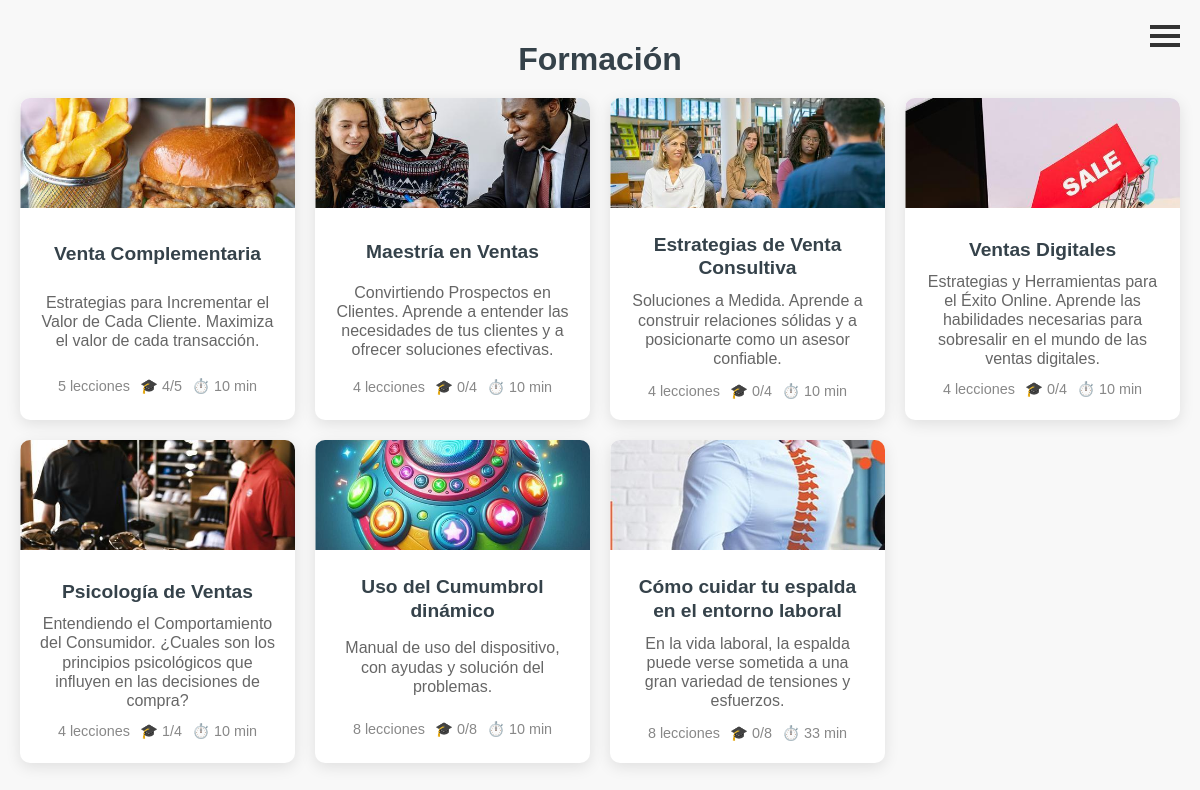
Screenshot of / (signed in) with the database file from the repository.
### cursos/models.py (models this page shows, shortened)
class Curso(models.Model):
    titulo = models.CharField(max_length=100)
    explicacion = models.CharField(max_length=400)
    miniexplicacion = models.TextField()
    duracion = models.PositiveIntegerField()  # Duración en minutos
    fecha_creacion = models.DateField(default=timezone.now)
    puntos = models.SmallIntegerField()
    miniatura = models.ImageField(upload_to='images/miniaturas/')

### cursos/views.py (the view)
@login_required
def lista_cursos(request):
    cursos = Curso.objects.filter(fecha_creacion__lte=timezone.now()).order_by('fecha_creacion')
    lecciones_por_curso = []
    for curso in cursos:
        total_lecciones = curso.leccion_set.count()
        lecciones_completadas = UsuarioLeccion.objects.filter(usuario=request.user, leccion__curso=curso, completada=True).count()
        lecciones_por_curso.append((curso, total_lecciones, lecciones_completadas))
        lecciones_por_curso.sort(key=lambda x: x[1] == x[2])  # Pone los completados al final
    total_lecciones = sum(conteo for _, conteo, _ in lecciones_por_curso)
    return render(request, 'cursos/lista_cursos.html', {'lecciones_por_curso': lecciones_por_curso, 'total_lecciones': total_lecciones})

### cursos/templates/cursos/lista_cursos.html
{% extends 'cursos/base.html' %}
{% load static %}
{% block content %}
<section class="course-categories">
    <div class="titulo">
        <h2><a href="/">Formación</a></h2>
    </div>
    <div class="categories-grid">
{% for curso, total_lecciones, lecciones_completadas in lecciones_por_curso %}
<div class="category-item {% if lecciones_completadas == total_lecciones %}completed{% endif %}">
    <div class="category-image">
        <img src="{{ curso.miniatura.url }}" alt="Imagen del curso">
    </div>
    <div class="category-content">
        <h3><a href="{% url 'detalle_curso' pk=curso.pk %}" title='{{ curso.explicacion|linebreaksbr }}'>{{ curso.titulo }}</a></h3>
        <p>{{ curso.miniexplicacion|linebreaksbr }}</p>
        <div class="category-meta">
            {% if lecciones_completadas == total_lecciones %}
                <span>Curso completado</span>
            {% else%}
                <span>{{ total_lecciones  }} lecciones</span>
            {% endif %}
            <span>🎓 {{ lecciones_completadas }}/{{ total_lecciones  }}</span>
            <span>⏱️ {{curso.duracion}} min</span>
        </div>
    </div>
</div>
{% endfor %}
</div>
</section>
{% endblock %}

### cursos/static/css/curso.css (style rules this page uses)
body, h1, h2, p, ul { margin: 0; padding: 0; list-style: none; }
body { font-family: Arial, sans-serif; line-height: 1.2; background-color: #f4f4f4; color: #333; }
.course-categories { padding: 40px 20px; background-color: #f8f8f8; text-align: center; }
.course-categories h2 { margin-bottom: 20px; font-size: 2rem; color: #35424a; }
.categories-grid { display: grid; gap: 20px; grid-template-columns: repeat(auto-fit, minmax(250px, 1fr)); margin-top: 5px; }
.titulo a { color: #35424a; text-decoration: none; font-weight: bold; border-bottom: 2px solid transparent; transition: color 0.3s ease, border-bottom-color 0.3s ease; }
.category-item { background-color: #fff; border-radius: 10px; box-shadow: 0px 4px 15px rgba(0, 0, 0, 0.1); overflow: hidden; transition: transform 0.3s ease, box-shadow 0.3s ease; display: flex; flex-direction: column; justify-content: space-between; }
.category-item a { color: #35424a; text-decoration: none; font-weight: bold; border-bottom: 2px solid transparent; transition: color 0.3s ease, border-bottom-color 0.3s ease; }
.category-content { padding: 20px; display: flex; flex-direction: column; height: 100%; }
.category-content h3 { font-size: clamp(1.2rem, 1.3vw, 1.2rem); color: #35424a; margin-bottom: 10px; margin-top: 5px; flex: 0 1 30%; display: flex; align-items: center; justify-content: center; text-align: center; max-height: 30%; }
.category-content p { font-size: clamp(1rem, 1.1vw, 1rem); color: #666; margin-bottom: 15px; flex: 1 1 50%; display: flex; align-items: center; justify-content: center; text-align: center; line-height: 1.2; max-height: 50%; }
.category-meta { display: flex; gap: 10px; font-size: 0.9rem; color: #888; flex: 0 1 20%; align-items: center; justify-content: center; text-align: center; margin-top: auto; max-height: 20%; }
.category-meta span { display: flex; align-items: center; gap: 5px; }
.category-image { width: 100%; padding-top: 40%; position: relative; overflow: hidden; background-color: #f8f8f8; }
.category-image img { position: absolute; top: 50%; left: 50%; width: 100%; height: 100%; object-fit: cover; transform: translate(-50%, -50%); }

### rows the page displays
Curso: miniatura (picture), titulo "Venta Complementaria", miniexplicacion "Estrategias para Incrementar el Valor de Cada Cliente. Maximiza el valor de cada transacción.", total_lecciones "5", lecciones_completadas "4", duracion "10"
Curso: miniatura (picture), titulo "Maestría en Ventas", miniexplicacion "Convirtiendo Prospectos en Clientes. Aprende a entender las necesidades de tus clientes y a ofrecer soluciones efectivas.", total_lecciones "4", lecciones_completadas "0", duracion "10"
Curso: miniatura (picture), titulo "Estrategias de Venta Consultiva", miniexplicacion "Soluciones a Medida. Aprende a construir relaciones sólidas y a posicionarte como un asesor confiable.", id "4", lecciones_completadas "0", duracion "10"
Curso: miniatura (picture), titulo "Ventas Digitales", miniexplicacion "Estrategias y Herramientas para el Éxito Online. Aprende las habilidades necesarias para sobresalir en el mundo de las ventas digitales.", total_lecciones "4", lecciones_completadas "0", duracion "10"
Curso: miniatura (picture), titulo "Psicología de Ventas", miniexplicacion "Entendiendo el Comportamiento del Consumidor. ¿Cuales son los principios psicológicos que influyen en las decisiones de compra?", total_lecciones "4", puntos "1", duracion "10"
Curso: miniatura (picture), titulo "Uso del Cumumbrol dinámico", miniexplicacion "Manual de uso del dispositivo, con ayudas y solución del problemas.", total_lecciones "8", lecciones_completadas "0", duracion "10"
Curso: miniatura (picture), titulo "Cómo cuidar tu espalda en el entorno laboral", miniexplicacion "En la vida laboral, la espalda puede verse sometida a una gran variedad de tensiones y esfuerzos.", id "8", lecciones_completadas "0", duracion "33"
